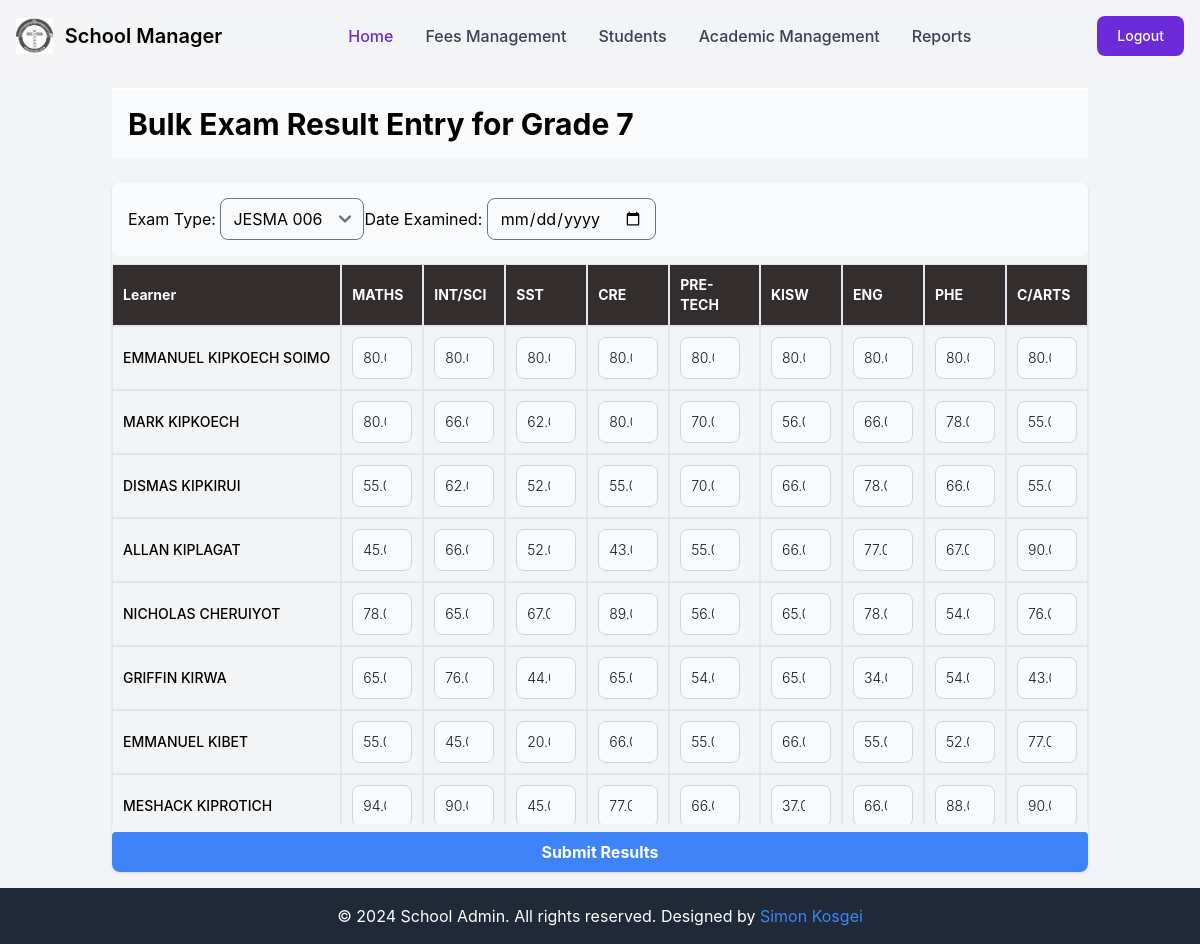
The app's page /control/bulk-exam-result-entry/10/ (signed in), older data.
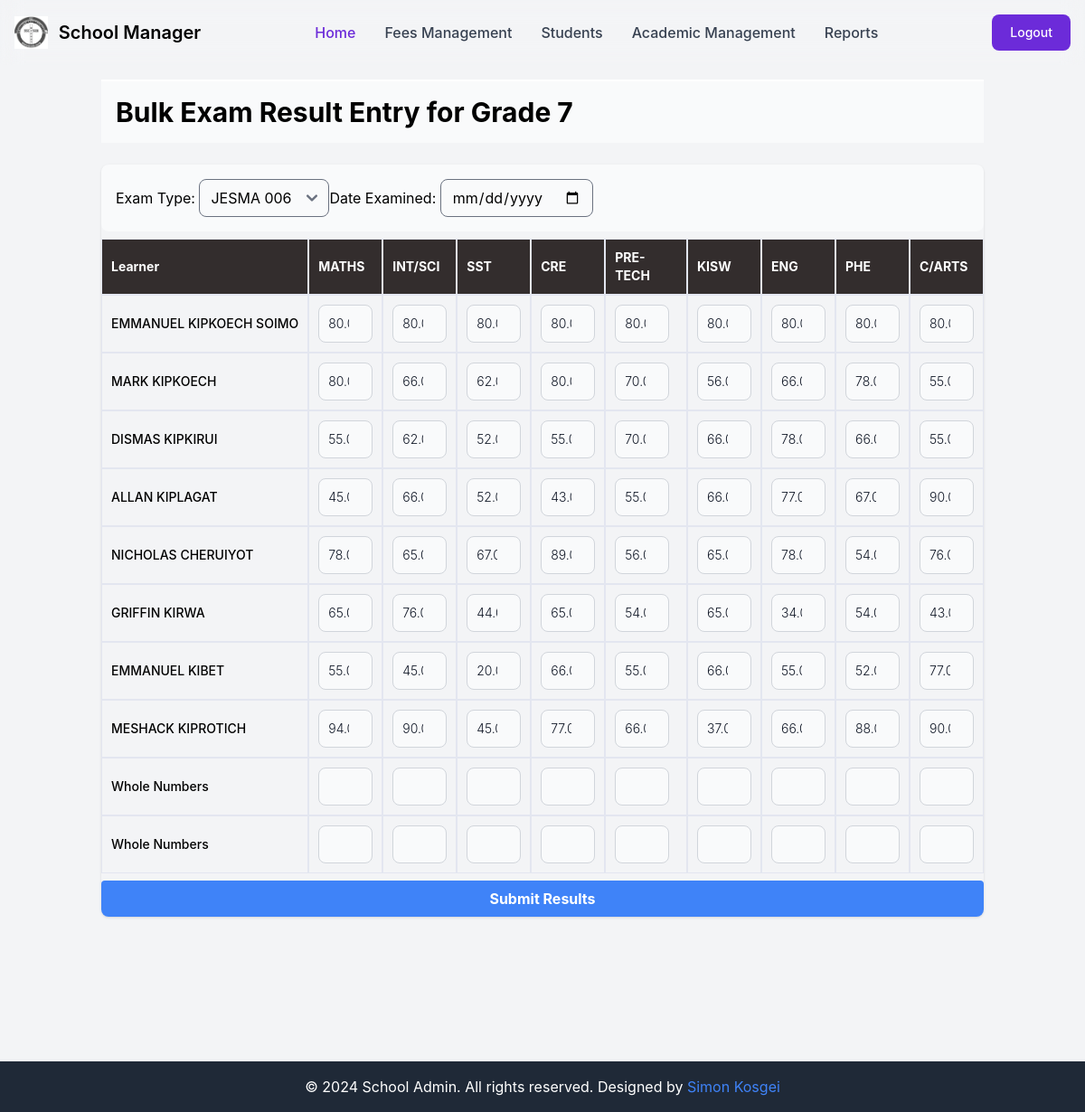
The same page, newer data.
### exams/models.py (models this page shows, shortened)
class Subject(models.Model):
    name = models.CharField(max_length=100)
    subject_id = models.AutoField(primary_key=True)
    grades = models.ManyToManyField(Grade, related_name='subjects')

### learners/models.py (models this page shows, shortened)
class LearnerRegister(models.Model):
    register_date = models.DateTimeField(auto_now_add=True)
    learner_id = models.IntegerField(unique=True)
    date_of_birth = models.DateField()
    name = models.CharField(max_length=100)
    grade = models.ForeignKey(Grade, on_delete=models.CASCADE, related_name='learners', default='1')
    gender = models.CharField(max_length=100)
    name_of_parent = models.CharField(max_length=100, default='Parent')
    parent_contact = models.CharField(max_length=100, default='Contact')
    fee_balance = models.DecimalField(max_digits=10, decimal_places=2, default=0)
    maize_balance = models.DecimalField(max_digits=10, decimal_places=2, default=0)
    beans_balance = models.DecimalField(max_digits=10, decimal_places=2, default=0)

### administrator/views.py (the view, shortened to what this page needs)
# urls.py: path('bulk-exam-result-entry/<int:grade_id>/', views.bulk_exam_result_entry_grade, name='bulk_exam_result_entry_grade'),
@login_required
def bulk_exam_result_entry_grade(request, grade_id):
    grade = get_object_or_404(Grade, id=grade_id)
    learners = LearnerRegister.objects.filter(grade=grade)
    subjects = grade.subjects.all()
    exam_types = ExamType.objects.all()
    existing_scores = {}
    for learner in learners:
        learner_scores = {}
        for subject in subjects:
            try:
                result = ExamResult.objects.get(learner_id=learner, subject=subject)
                learner_scores[subject.subject_id] = result.score
            except ExamResult.DoesNotExist:
                pass
        if learner_scores:
            existing_scores[learner.id] = learner_scores
    context = {
        'grade': grade,
        'learners': learners,
        'subjects': subjects,
        'exam_types': exam_types,
        'existing_scores': existing_scores,
    }
    return render(request, 'admin/bulk_exam_result_entry_grade.html', context)

### administrator/templatetags/custom_filters.py (called while the page is built)
@register.filter
def get_item(dictionary, key):
    return dictionary.get(key)

### templates/admin/bulk_exam_result_entry_grade.html (shortened to what the changed rows need)
<head>
</head>
{% extends 'admin/base.html' %}
{% load custom_filters %}
{% block extra_css %}
<link rel="stylesheet" type="text/css" href="https://cdn.datatables.net/1.10.24/css/dataTables.bootstrap4.min.css">
{% endblock %}
{% block content %}
<div class="container-fluid">
    <h2 class="text-3xl font-bold mb-6 p-4 bg-gray-50 dark:bg-gray-900 dark:text-white border-t-2 border-white">Bulk Exam Result Entry for {{ grade.grade_name }}</h2>
    <form method="post">
        <div class="flex flex-col rounded-lg shadow overflow-hidden">
            <div class="overflow-x-auto sm:-mx-6 lg:-mx-8">
            <div class="inline-block min-w-full py-2 sm:px-6 lg:px-8">
            <div class="sticky-table-container">
                <table class="table table-bordered min-w-full text-left text-sm font-light text-surface dark:text-white sticky-table" id="dataTable" width="100%" cellspacing="0">
                    <thead class="sticky top-0 border-b border-neutral-200 bg-[#332D2D] font-medium text-white dark:border-white/10">
                        <tr>
                            <th scope="col" class="px-6 py-4">Learner</th>
                            {% for subject in subjects %}
                                <th scope="col" class=" px-6 py-4">{{ subject.name }}</th>
                            {% endfor %}
                        </tr>
                    </thead>
                    <tbody>
                        {% for learner in learners %}
                        <tr class="border-b border-neutral-200 dark:border-white/10">
                            <td class="whitespace-nowrap px-6 py-4 font-medium">{{ learner.name }}</td>
                            {% for subject in subjects %}
                                <td class="whitespace-nowrap  px-6 py-4">
                                    {% if learner.id in existing_scores and subject.subject_id in existing_scores|get_item:learner.id %}
                                        <input class="bg-gray-50 border border-gray-300 text-gray-900 text-sm rounded-lg focus:ring-blue-500 focus:border-blue-500 block p-2.5 dark:bg-gray-700 dark:border-gray-600 dark:placeholder-gray-400 dark:text-white dark:focus:ring-blue-500 dark:focus:border-blue-500" type="number" name="score_{{ learner.id }}_{{ subject.subject_id }}" value="{{ existing_scores|get_item:learner.id|get_item:subject.subject_id }}" readonly>
                                    {% else %}
                                        <input class="bg-gray-50 border border-gray-300 text-gray-900 text-sm rounded-lg focus:ring-blue-500 focus:border-blue-500 block p-2.5 dark:bg-gray-700 dark:border-gray-600 dark:placeholder-gray-400 dark:text-white dark:focus:ring-blue-500 dark:focus:border-blue-500" type="number" name="score_{{ learner.id }}_{{ subject.subject_id }}" min="0" max="100" step="1">
                                    {% endif %}
                                </td>
                            {% endfor %}
                        </tr>
                        {% endfor %}
                    </tbody>
                </table>
                </div>
            </div>
        </div>
        </div>
    </form>
</div>
{% endblock %}

Row changes from the older to the newer data that the page shows:
added LearnerRegister: name "Whole Numbers"
added LearnerRegister: name "Whole Numbers"
